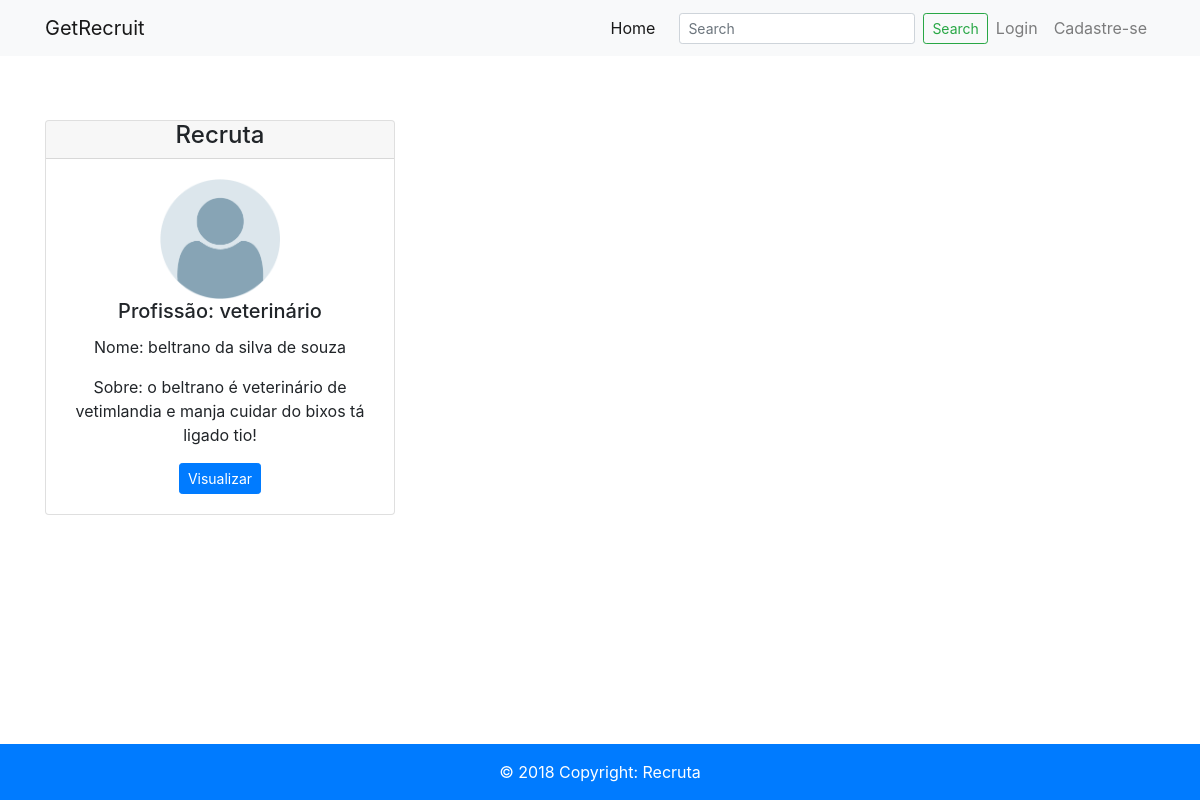
Before: / with the older database file.
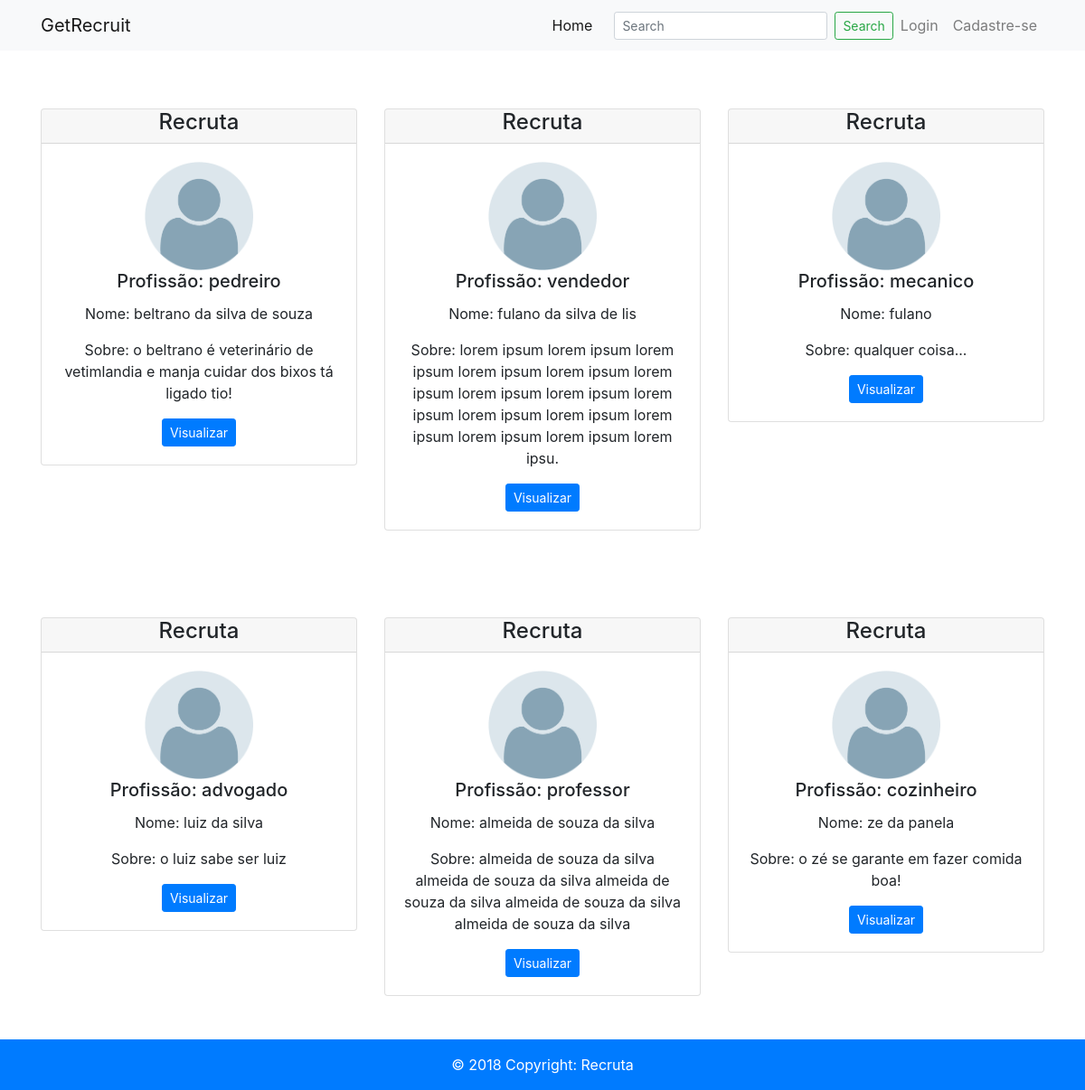
After: the same page with the newer database file.
### tables this page shows
CREATE TABLE IF NOT EXISTS `address` (
  `idAddress` int(11) NOT NULL AUTO_INCREMENT,
  `idProfile` int(11) NOT NULL,
  `address` varchar(45) DEFAULT NULL,
  `number` varchar(45) DEFAULT NULL,
  `city` int(11) DEFAULT NULL,
  `state` int(11) DEFAULT NULL,
  `zip` char(9) DEFAULT NULL,
  PRIMARY KEY (`idAddress`),
  KEY `idProfile` (`idProfile`)
);

CREATE TABLE IF NOT EXISTS `profile` (
  `idProfile` int(11) NOT NULL AUTO_INCREMENT,
  `idUser` int(11) NOT NULL,
  `career` varchar(45) DEFAULT NULL,
  `name` varchar(45) DEFAULT NULL,
  `age` int(11) DEFAULT NULL,
  `gender` int(11) DEFAULT NULL,
  `description` text,
  PRIMARY KEY (`idProfile`),
  KEY `idUser` (`idUser`)
);

### App/Controllers/Controller.php (called while the page is built, shortened)
<?php
include_once('config.php');
abstract class Controller
{
    private $viewVar;
    public function render($view)
    {
        $viewVar   = $this->getViewVar();
        require_once PATH . '/App/views/layouts/header.php';
        require_once PATH . '/App/views/layouts/menu.php';
        require_once PATH . '/App/views/' . $view . '/index.php';
        require_once PATH . '/App/views/layouts/footer.php';
    }
    public function getViewVar()
    {
        return $this->viewVar;
    }
    public function setViewParam($varName, $varValue)
    {
        if ($varName != "" && $varValue != "") {
            $this->viewVar[$varName] = $varValue;
        }
    }
}

### App/Controllers/HomeController.php (called while the page is built, shortened)
<?php
include_once("config.php");
class HomeController extends Controller
{
    public function __construct()
    {
	    $this->ProfileDAO = new ProfileDAO();
	    self::setViewParam('perfil', $this->ProfileDAO->readProfile());
    }
	public function index()
	{
	    $this->render('home');
	}
}

### index.php (called while the page is built)
<?php
include_once("config.php");
try {
    $app = new App();
    $app->run();
}catch (Exception $e){
    $oError = new Erro($e);
    $oError->render();
}

### App/model/DAO/BaseDAO.php (called while the page is built, shortened)
<?php
include_once("config.php");
abstract class BaseDAO
{
    private $connect;
    public function __construct()
    {
        $this->connect = Database::getConnection();
    }
    public function select($sql)
    {
        if(!empty($sql))
        {
            return $this->connect->query($sql);
        }
    }
}

### config.php (called while the page is built, shortened)
<?php
spl_autoload_register(function($value){
    $controllers = __DIR__."/App/Controllers".DIRECTORY_SEPARATOR.$value.".php";
    $filename = __DIR__."/App/model".DIRECTORY_SEPARATOR.$value.".php";
    $entities = __DIR__."/App/model/Entities".DIRECTORY_SEPARATOR.$value.".php";
    $dao = __DIR__."/App/model/DAO".DIRECTORY_SEPARATOR.$value.".php";
    $Libs = __DIR__."/App/Libs".DIRECTORY_SEPARATOR.$value.".php";
    $App = __DIR__."/App".DIRECTORY_SEPARATOR.$value.".php";
});

### App/model/Database.php (called while the page is built, shortened)
<?php
include_once("config.php");
class Database {
    private static $connection;
    public static function getConnection()
    {
        $pdoConfig  = DB_DRIVER . ":". "host=" . DB_HOST . ";";
        $pdoConfig .= "dbname=".DB_NAME.";charset=utf8";
        $option = [PDO::MYSQL_ATTR_INIT_COMMAND => "SET NAMES utf8"];
        try {
            if(!isset(self::$connection)){
                self::$connection =  new PDO($pdoConfig, DB_USER, DB_PASSWORD, $option);
                self::$connection->setAttribute(PDO::ATTR_ERRMODE, PDO::ERRMODE_EXCEPTION);
            }
            return self::$connection;
        } catch (PDOException $e) {
            throw new Exception("Erro de conexão com o banco de dados",500);
        }
    }
}

### App/model/DAO/ProfileDAO.php (called while the page is built, shortened)
<?php
include_once('config.php');
class ProfileDAO extends BaseDAO
{
    public function readProfile($id = null, $idProfile = null)
    {
        if($id && $idProfile == null) {
            $result = $this->select(
                "SELECT * FROM profile p, address a WHERE p.idUser = {$id} AND p.idProfile = a.idProfile"
            );
            return $result->fetchAll(\PDO::FETCH_CLASS, Profile::class);
        } elseif($idProfile) {
            $result = $this->select(
                "SELECT * FROM profile p, address a WHERE p.idProfile = {$idProfile} AND p.idProfile = a.idProfile"
            );
            return $result->fetchObject(Profile::class);
        } else {
            $result = $this->select(
                "SELECT * FROM profile p, address a WHERE p.idProfile = a.idProfile"
            );
            return $result->fetchAll(\PDO::FETCH_CLASS, Profile::class);
        }
        return false;
    }
}

### App/model/Entities/Profile.php (called while the page is built, shortened)
<?php
class Profile
{
    private $career;
	private $name;
	private $description;
	public function getCareer()
	{
		return $this->career;
	}
	public function getName()
	{
        return $this->name;
	}
	public function getDescription()
	{
		return $this->description;
	}
}

### App/views/home/index.php (the view, shortened to what this page needs)
<div class="container">
  <div class="row">
    <div class="col pt-3">
    </div>
  </div>
  <div class="row">
    <?php if(isset($viewVar['perfil']) && !empty($viewVar['perfil'])): ?>
    <?php foreach ($viewVar['perfil'] as $key => $profile): ?>
    <div class="col-md-4">
      <form method="GET" action="<?= BASE; ?>/home/visualizar">
        <div class="card my-5 box-shadow text-center">
          <div class="card-header py-0">
            <h4>Recruta</h4>
          </div>
          <div class="card-body">
            <img class="img-fluid userImage" src="<?= BASE; ?>/assets/img/user.png">
            <h5 class="card-title">Profissão: <?= $profile->getCareer(); ?></h5>
            <p class="card-text">Nome: <?= $profile->getName(); ?></p>
            <p class="card-text description">Sobre: <?= $profile->getDescription(); ?></p>
            <button type="submit" class="btn btn-sm btn-primary">Visualizar</button>
          </div>
        </div>
      </form>
    </div>
    <?php endforeach; ?>
    <?php endif; ?>
  </div>
</div>

### App/App.php (shortened to what this page needs)
<?php
include_once('config.php');
class App
{
    private $controller;
    private $action;
    private $params;
    public function run()
    {
        $this->action           = preg_replace('/[^a-zA-Z]/i', '', $this->action);
        if (!$this->controller) {
            $this->controller = new HomeController($this);
            $this->controller->index();
        }
        $objetoController = new $nomeClasse($this);
        if (method_exists($objetoController, $this->action)) {
            $objetoController->{$this->action}($this->params);
            return;
        } else if (!$this->action && method_exists($objetoController, 'index')) {
            return;
        } else {
            throw new Exception("Nosso suporte já esta verificando desculpe!", 500);
        }
        throw new Exception("Página não encontrada.", 404);
    }
}

### App/views/layouts/header.php (shortened to what this page needs)
<!doctype html>
<html lang="pt_BR">
  <head>
    <link rel="stylesheet" href="<?= RESOURCE;?>/bootstrap/dist/css/bootstrap.min.css" >
    <link rel="stylesheet" href="<?= RESOURCE;?>/font-awesome/css/font-awesome.min.css" >
    <link rel="stylesheet" href="<?= BASE;?>/assets/css/style.css">
  </head>
  <body>

### App/views/layouts/menu.php (shortened to what this page needs)
<nav class="navbar navbar-expand-md navbar-light bg-light">
    <div class="container">
      <a class="navbar-brand mr-auto" href="<?= BASE; ?>">GetRecruit</a>
        <div class="collapse navbar-collapse nav justify-content-end" id="navbarSupportedContent">
            <ul class="navbar-nav ">
              <li class="nav-item active mr-3">
                <a class="nav-link" href="<?= BASE; ?>">Home <span class="sr-only">(current)</span></a>
              </li>
            </ul>
            <form class="form-inline my-2 my-lg-0 " action="<?= BASE; ?>/home/search">
              <input name="search" class="form-control form-control-sm mr-sm-2" type="search" placeholder="Search" aria-label="Search">
              <button class="btn btn-outline-success btn-sm my-2 my-sm-0" type="submit">Search</button>
            </form>
            <?php if(!isset($_SESSION['user']) && empty($_SESSION['user'])): ?>
            <ul class="navbar-nav">
              <li class="nav-item">
                <a class="nav-link" href="<?= BASE; ?>/login">Login</a>
              </li>
              <li class="nav-item">
                <a class="nav-link" href="<?= BASE; ?>/cadastro">Cadastre-se</a>
              </li>
            </ul>
            <?php endif; ?>
        </div>
    </div>
</nav>

### App/views/layouts/footer.php (shortened to what this page needs)
    <footer class="bg-primary ">
      <div class="nav-item footer-copyright text-center py-3 text-white">© 2018 Copyright:
        <a href="<?= BASE; ?>" class="text-white ">Recruta</a>
      </div>
    </footer>
  </body>
</html>

### assets/css/style.css (style rules this page uses)
html, body { display: flex; min-height: 100vh; flex-direction: column; }
.container { flex: 1; }
.userImage { max-width: 120px !important; }

Changed rows visible on the page:
changed address "beltrano da silva de souza": idProfile.career "veterinário" → "pedreiro"; idProfile.description "o beltrano é veterinário de vetimlandia e manja cuidar do bixos tá ligado tio!" → "o beltrano é veterinário de vetimlandia e manja cuidar dos bixos tá ligado tio!"
added address: idProfile.career "vendedor", idProfile.name "fulano da silva de lis", idProfile.description "lorem ipsum lorem ipsum lorem ipsum lorem ipsum lorem ipsum lorem ipsum lorem ipsum lorem ipsum lorem ipsum lorem ipsum lorem ipsum lorem ipsum lorem ipsum lorem ipsum lorem ipsu."
added address: idProfile.career "mecanico", idProfile.name "fulano", idProfile.description "qualquer coisa..."
added address: idProfile.career "advogado", idProfile.name "luiz da silva", idProfile.description "o luiz sabe ser luiz"
added address: idProfile.career "professor", idProfile.name "almeida de souza da silva", idProfile.description "almeida de souza da silva almeida de souza da silva almeida de souza da silva almeida de souza da silva almeida de souza da silva"
added address: idProfile.career "cozinheiro", idProfile.name "ze da panela", idProfile.description "o zé se garante em fazer comida boa!"
